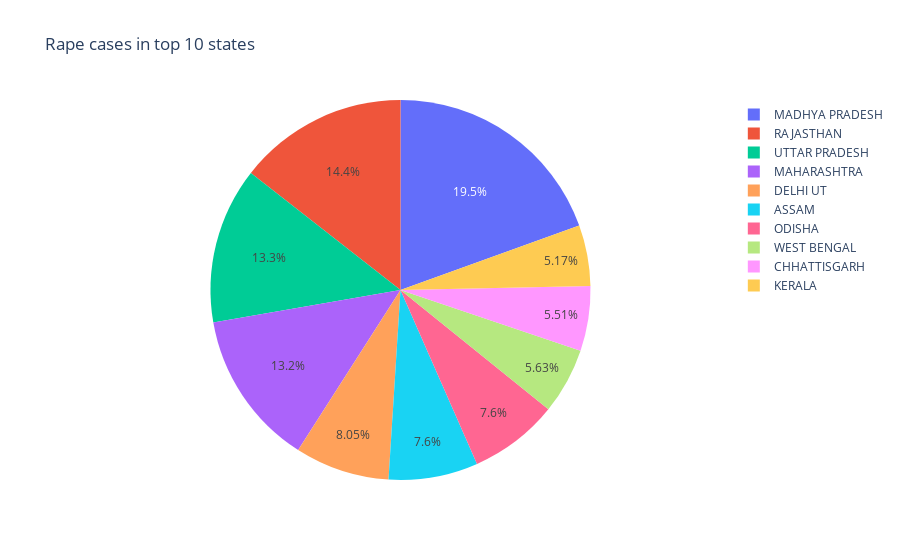

Write notebook code for a chart like this one.
### Code cell
px.pie(data_frame=topRape, names = "State", values="Rape", title = "Rape cases in top 10 states")

### Figure 1 — Plotly figure (JSON) as saved in the notebook; plotly's stock layout.template omitted (floating-point values rounded to 4 significant figures)
{"data": [{"domain": {"x": [0, 1], "y": [0, 1]}, "hovertemplate": "State=%{label}<br>Rape=%{value}<extra></extra>", "labels": ["MADHYA PRADESH", "RAJASTHAN", "UTTAR PRADESH", "MAHARASHTRA", "DELHI UT", "ASSAM", "ODISHA", "WEST BENGAL", "CHHATTISGARH", "KERALA"], "legendgroup": "", "name": "", "showlegend": true, "type": "pie", "values": [5076, 3759, 3467, 3438, 2096, 1980, 1978, 1466, 1436, 1347]}], "layout": {"legend": {"tracegroupgap": 0}, "title": {"text": "Rape cases in top 10 states"}}}
